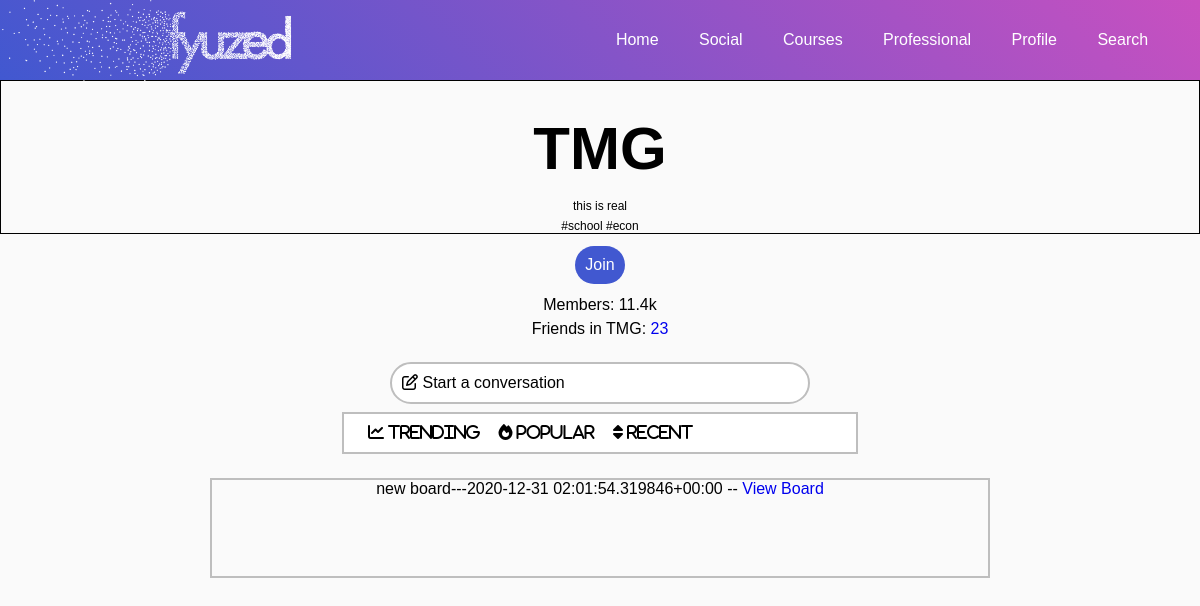
Page /group/tmg/ (signed in) on the earlier database version.
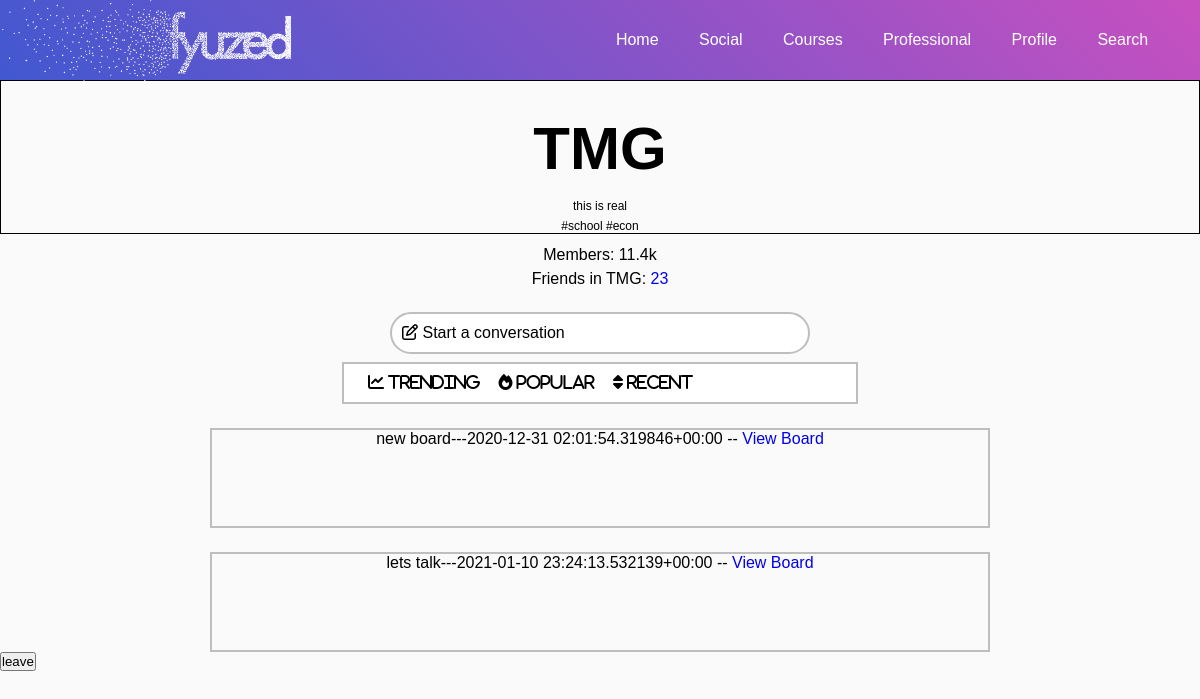
Same page on the later database version.
### group/models.py (models this page shows)
class Board(models.Model):
    topic = models.CharField(max_length=255)
    description = models.CharField(max_length=1000, default='')
    last_updated = models.DateTimeField(auto_now_add=True)
    group = models.ForeignKey(Group, on_delete=models.CASCADE, null=True)
    starter = models.ForeignKey(CustomUser, on_delete=models.CASCADE, null=True)
    def __str__(self):
        return str(self.topic + "---" + str(self.last_updated))

### group/views.py (the view)
# urls.py: path('<slug:the_slug>/', ViewGroup.as_view(), name="viewgroup"),
class ViewGroup(LoginRequiredMixin, DetailView):
    model = Group
    template_name = 'groups/view_group.html'
    slug_url_kwarg = 'the_slug'
    slug_field = 'slug'
    def get_context_data(self, **kwargs):
        context = super().get_context_data(**kwargs)
        context['form'] = BoardCreationForm
        return context

### group/models.py (called while the page is built)
    def __str__(self):
        return str(self.name)

### templates/groups/view_group.html (shortened to what this page needs)
{% extends 'base.html' %}
{% load static %}
    {% block extrahead %}
    <link rel="stylesheet" type = "text/css" href="{% static 'css/view_group.css' %}">
    {% endblock %}
{% block content %}
<div class="group-header">
        <h3 class="title">
            {{ group.name }}
        </h3>
        <p class="Description">{{ group.description }}</p>
        <p class="tags">#school #econ</p>
</div>
<div class="join-leave">
    {% if not user in group.members.all %}
    <form method="POST" action="joingroup" group="{{ group }}">
        <input type='submit' value='Join' />
    </form>
    {% endif %}
</div>
<div class="memberinfo">
    <p>Members: 11.4k</p>
    <p>Friends in {{ group.name }}:
        <a href="#">23</a>
    </p>
</div>
<br>
<br>
<br>
<div class="create-board" id="button">
    <div class="board">
                <i class="far fa-edit"></i>
                Start a conversation
    </div>
</div>
<div class="sorting">
    <ul class="sorting-icons">
        <i class="fas fa-chart-line">
            trending
        </i>
        <i class="fas fa-fire">
            popular
        </i>
        <i class="fas fa-sort">
            recent
        </i>
    </ul>
</div>
    {% for board in group.board_set.all %}
    <ul>
        <div class="conversations-container">
            <li> {{ board }} -- <a href="{% url 'viewboard' group.slug board.id %}">View Board</a></li>
        </div>
    </ul>
    {% endfor %}
{% if user in group.members.all %}
<form method="POST" action="leavegroup" group="{{ group }}">
    <input type='submit' value='leave' />
</form>
{% endif %}
{% endblock %}

Differences in the rows shown:
added Board: topic+last_updated "lets talk---2021-01-10 23:24:13.532139+00:00"
Other differences:
form field value: (not shown) → "leave"
form field value: "Join" → (not shown)
